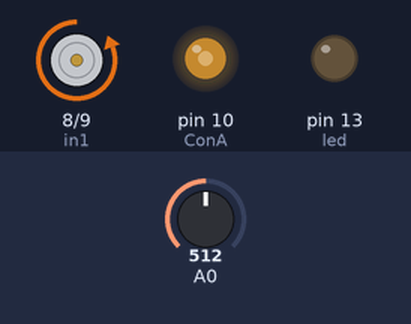
The sketch below on a simulated Arduino Uno, built with avr-gcc and run on an emulated ATmega328P. Shown: motor-driver pin pairs drawn as motors (green arrow = first pin HIGH = forward, orange = second pin HIGH = backward, longer = more drive), output pins drawn as LEDs (lit = HIGH). Inputs (shaded band) come from the test bench; at power-on: A0 = 512.

Above: at 2.2 s.
2.3 s: A0 set to 716
At 3.5 s:
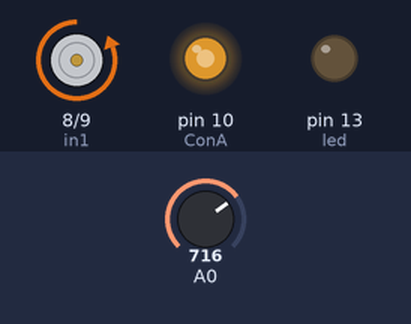
3.8 s: A0 set to 900
At 4.9 s:
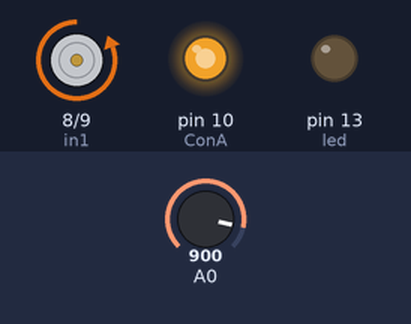
5.3 s: A0 set to 122
At 6.1 s:
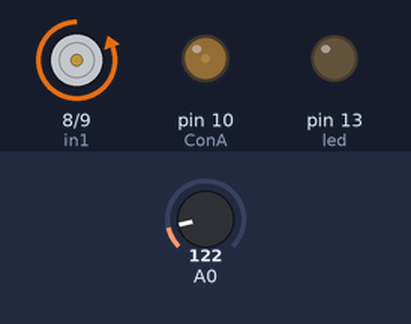
6.8 s: A0 set to 0
At 7.3 s:
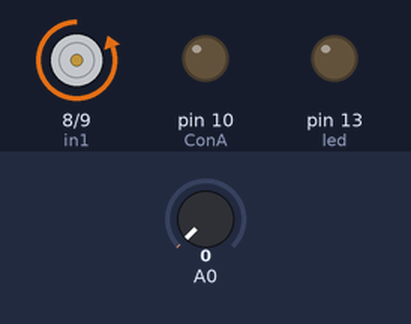
8.3 s: A0 set to 511
At 8.6 s:
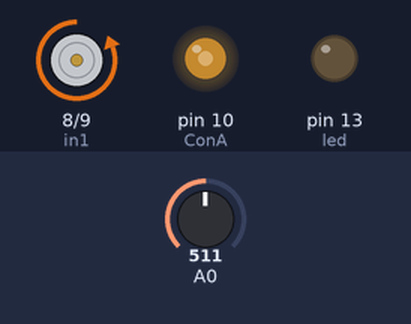
Timing chart, 0 to 10.8 s (numbered marks = the images above; inputs shaded):
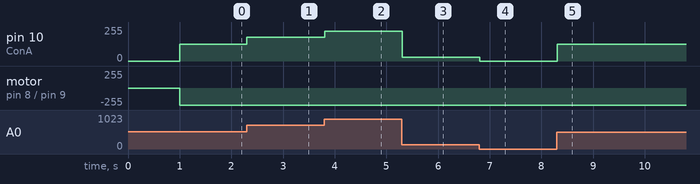

The sketch:

Tachometer_a_.ino
```cpp
int in1 = 8;        //Declaring where our module is wired
int in2 = 9;
int ConA = 10;     // This is a PWM DI/DO
int speed1;
int led=13;
#include <SoftwareSerial.h>
SoftwareSerial s(5,6);
void setup()
{
  pinMode(in1, OUTPUT);
  pinMode(in2, OUTPUT);
  pinMode(ConA, OUTPUT);
  pinMode(led,OUTPUT);
  Serial.begin(9600);
  s.begin(9600);
  delay(1000);
}

void loop()
{
  int flag=0;

  digitalWrite(in1, LOW);            //This HIGH and LOW can be switched to change direction
  digitalWrite(in2, HIGH);

  if(s.available()>0)
  {
    flag=s.read();
  }
  if(flag==1)
  {
    delay(5000);
    analogWrite(ConA,0);
    digitalWrite(led,HIGH);
    delay(100);
    flag=0;

  }
  else
  {
    speed1 = analogRead(A0);
    speed1 = speed1 * 0.2492668622;      //We read the analog value from the potentiometer to calibrate it
    analogWrite(ConA, speed1);
    digitalWrite(led,LOW);

  }

  delay(100);
}
```

Measured:
- after the input at 2.3 s, pin 10 (ConA): 127/255 → 178/255 at once
- after the input at 3.8 s, pin 10 (ConA): 178/255 → 224/255 at once
- after the input at 5.3 s, pin 10 (ConA): 224/255 → 30/255 at once
- after the input at 6.8 s, pin 10 (ConA): 30/255 → 0/255 at once
- after the input at 8.3 s, pin 10 (ConA): 0/255 → 127/255 at once
